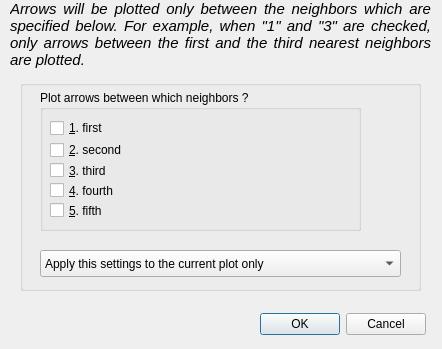
<?xml version="1.0" encoding="UTF-8"?>
<ui version="4.0">
 <class>DArrNeighbors</class>
 <widget class="QDialog" name="DArrNeighbors">
  <property name="geometry">
   <rect>
    <x>0</x>
    <y>0</y>
    <width>442</width>
    <height>349</height>
   </rect>
  </property>
  <property name="windowTitle">
   <string>Plot arrows between which neighbors</string>
  </property>
  <widget class="QLabel" name="TextLabel1">
   <property name="geometry">
    <rect>
     <x>10</x>
     <y>0</y>
     <width>421</width>
     <height>81</height>
    </rect>
   </property>
   <property name="sizePolicy">
    <sizepolicy hsizetype="Preferred" vsizetype="Expanding">
     <horstretch>0</horstretch>
     <verstretch>0</verstretch>
    </sizepolicy>
   </property>
   <property name="text">
    <string>&lt;!DOCTYPE HTML PUBLIC &quot;-//W3C//DTD HTML 4.0//EN&quot; &quot;http://www.w3.org/TR/REC-html40/strict.dtd&quot;&gt;
&lt;html&gt;&lt;head&gt;&lt;meta name=&quot;qrichtext&quot; content=&quot;1&quot; /&gt;&lt;style type=&quot;text/css&quot;&gt;
p, li { white-space: pre-wrap; }
&lt;/style&gt;&lt;/head&gt;&lt;body style=&quot; font-family:'Ubuntu'; font-size:10pt; font-weight:400; font-style:normal;&quot;&gt;
&lt;p align=&quot;justify&quot; style=&quot; margin-top:0px; margin-bottom:0px; margin-left:0px; margin-right:0px; -qt-block-indent:0; text-indent:0px;&quot;&gt;&lt;span style=&quot; font-size:11pt; font-style:italic;&quot;&gt;Arrows will be plotted only between the neighbors which are specified below. For example, when &amp;quot;1&amp;quot; and &amp;quot;3&amp;quot; are checked, only arrows between the first and the third nearest neighbors are plotted.&lt;/span&gt;&lt;/p&gt;&lt;/body&gt;&lt;/html&gt;</string>
   </property>
   <property name="textFormat">
    <enum>Qt::RichText</enum>
   </property>
   <property name="alignment">
    <set>Qt::AlignLeading|Qt::AlignLeft|Qt::AlignTop</set>
   </property>
   <property name="wordWrap">
    <bool>true</bool>
   </property>
   <property name="margin">
    <number>5</number>
   </property>
  </widget>
  <widget class="QDialogButtonBox" name="buttonBox">
   <property name="geometry">
    <rect>
     <x>250</x>
     <y>310</y>
     <width>176</width>
     <height>28</height>
    </rect>
   </property>
   <property name="standardButtons">
    <set>QDialogButtonBox::Cancel|QDialogButtonBox::Ok</set>
   </property>
  </widget>
  <widget class="QGroupBox" name="groupBox_2">
   <property name="geometry">
    <rect>
     <x>20</x>
     <y>80</y>
     <width>401</width>
     <height>211</height>
    </rect>
   </property>
   <property name="title">
    <string/>
   </property>
   <widget class="QGroupBox" name="groupBox">
    <property name="geometry">
     <rect>
      <x>20</x>
      <y>10</y>
      <width>321</width>
      <height>141</height>
     </rect>
    </property>
    <property name="title">
     <string>Plot arrows between which neighbors ?</string>
    </property>
    <widget class="QCheckBox" name="Rcheck2">
     <property name="geometry">
      <rect>
       <x>10</x>
       <y>40</y>
       <width>101</width>
       <height>40</height>
      </rect>
     </property>
     <property name="text">
      <string>&amp;2. second</string>
     </property>
     <property name="shortcut">
      <string>Alt+2</string>
     </property>
    </widget>
    <widget class="QCheckBox" name="Rcheck3">
     <property name="geometry">
      <rect>
       <x>10</x>
       <y>70</y>
       <width>101</width>
       <height>21</height>
      </rect>
     </property>
     <property name="text">
      <string>&amp;3. third</string>
     </property>
     <property name="shortcut">
      <string>Alt+3</string>
     </property>
    </widget>
    <widget class="QCheckBox" name="Rcheck4">
     <property name="geometry">
      <rect>
       <x>10</x>
       <y>90</y>
       <width>101</width>
       <height>21</height>
      </rect>
     </property>
     <property name="text">
      <string>&amp;4. fourth</string>
     </property>
     <property name="shortcut">
      <string>Alt+4</string>
     </property>
    </widget>
    <widget class="QCheckBox" name="Rcheck5">
     <property name="geometry">
      <rect>
       <x>10</x>
       <y>110</y>
       <width>81</width>
       <height>21</height>
      </rect>
     </property>
     <property name="text">
      <string>&amp;5. fifth</string>
     </property>
     <property name="shortcut">
      <string>Alt+5</string>
     </property>
    </widget>
    <widget class="QLabel" name="Rdist2">
     <property name="geometry">
      <rect>
       <x>150</x>
       <y>50</y>
       <width>161</width>
       <height>20</height>
      </rect>
     </property>
     <property name="palette">
      <palette>
       <active>
        <colorrole role="WindowText">
         <brush brushstyle="SolidPattern">
          <color alpha="255">
           <red>255</red>
           <green>0</green>
           <blue>0</blue>
          </color>
         </brush>
        </colorrole>
       </active>
       <inactive>
        <colorrole role="WindowText">
         <brush brushstyle="SolidPattern">
          <color alpha="255">
           <red>255</red>
           <green>0</green>
           <blue>0</blue>
          </color>
         </brush>
        </colorrole>
       </inactive>
       <disabled>
        <colorrole role="WindowText">
         <brush brushstyle="SolidPattern">
          <color alpha="255">
           <red>123</red>
           <green>118</green>
           <blue>114</blue>
          </color>
         </brush>
        </colorrole>
       </disabled>
      </palette>
     </property>
     <property name="frameShape">
      <enum>QFrame::NoFrame</enum>
     </property>
     <property name="text">
      <string/>
     </property>
     <property name="wordWrap">
      <bool>false</bool>
     </property>
    </widget>
    <widget class="QLabel" name="Rdist1">
     <property name="geometry">
      <rect>
       <x>150</x>
       <y>30</y>
       <width>161</width>
       <height>20</height>
      </rect>
     </property>
     <property name="palette">
      <palette>
       <active>
        <colorrole role="WindowText">
         <brush brushstyle="SolidPattern">
          <color alpha="255">
           <red>255</red>
           <green>0</green>
           <blue>0</blue>
          </color>
         </brush>
        </colorrole>
       </active>
       <inactive>
        <colorrole role="WindowText">
         <brush brushstyle="SolidPattern">
          <color alpha="255">
           <red>255</red>
           <green>0</green>
           <blue>0</blue>
          </color>
         </brush>
        </colorrole>
       </inactive>
       <disabled>
        <colorrole role="WindowText">
         <brush brushstyle="SolidPattern">
          <color alpha="255">
           <red>123</red>
           <green>118</green>
           <blue>114</blue>
          </color>
         </brush>
        </colorrole>
       </disabled>
      </palette>
     </property>
     <property name="frameShape">
      <enum>QFrame::NoFrame</enum>
     </property>
     <property name="frameShadow">
      <enum>QFrame::Plain</enum>
     </property>
     <property name="text">
      <string/>
     </property>
     <property name="wordWrap">
      <bool>false</bool>
     </property>
    </widget>
    <widget class="QLabel" name="Rdist3">
     <property name="geometry">
      <rect>
       <x>150</x>
       <y>70</y>
       <width>161</width>
       <height>20</height>
      </rect>
     </property>
     <property name="palette">
      <palette>
       <active>
        <colorrole role="WindowText">
         <brush brushstyle="SolidPattern">
          <color alpha="255">
           <red>255</red>
           <green>0</green>
           <blue>0</blue>
          </color>
         </brush>
        </colorrole>
       </active>
       <inactive>
        <colorrole role="WindowText">
         <brush brushstyle="SolidPattern">
          <color alpha="255">
           <red>255</red>
           <green>0</green>
           <blue>0</blue>
          </color>
         </brush>
        </colorrole>
       </inactive>
       <disabled>
        <colorrole role="WindowText">
         <brush brushstyle="SolidPattern">
          <color alpha="255">
           <red>123</red>
           <green>118</green>
           <blue>114</blue>
          </color>
         </brush>
        </colorrole>
       </disabled>
      </palette>
     </property>
     <property name="frameShape">
      <enum>QFrame::NoFrame</enum>
     </property>
     <property name="text">
      <string/>
     </property>
     <property name="wordWrap">
      <bool>false</bool>
     </property>
    </widget>
    <widget class="QCheckBox" name="Rcheck1">
     <property name="geometry">
      <rect>
       <x>10</x>
       <y>30</y>
       <width>90</width>
       <height>16</height>
      </rect>
     </property>
     <property name="text">
      <string>&amp;1. first</string>
     </property>
     <property name="shortcut">
      <string>Alt+2</string>
     </property>
    </widget>
    <widget class="QLabel" name="Rdist4">
     <property name="geometry">
      <rect>
       <x>150</x>
       <y>90</y>
       <width>161</width>
       <height>20</height>
      </rect>
     </property>
     <property name="palette">
      <palette>
       <active>
        <colorrole role="WindowText">
         <brush brushstyle="SolidPattern">
          <color alpha="255">
           <red>255</red>
           <green>0</green>
           <blue>0</blue>
          </color>
         </brush>
        </colorrole>
       </active>
       <inactive>
        <colorrole role="WindowText">
         <brush brushstyle="SolidPattern">
          <color alpha="255">
           <red>255</red>
           <green>0</green>
           <blue>0</blue>
          </color>
         </brush>
        </colorrole>
       </inactive>
       <disabled>
        <colorrole role="WindowText">
         <brush brushstyle="SolidPattern">
          <color alpha="255">
           <red>123</red>
           <green>118</green>
           <blue>114</blue>
          </color>
         </brush>
        </colorrole>
       </disabled>
      </palette>
     </property>
     <property name="frameShape">
      <enum>QFrame::NoFrame</enum>
     </property>
     <property name="text">
      <string/>
     </property>
     <property name="wordWrap">
      <bool>false</bool>
     </property>
    </widget>
    <widget class="QLabel" name="Rdist5">
     <property name="geometry">
      <rect>
       <x>150</x>
       <y>110</y>
       <width>161</width>
       <height>20</height>
      </rect>
     </property>
     <property name="palette">
      <palette>
       <active>
        <colorrole role="WindowText">
         <brush brushstyle="SolidPattern">
          <color alpha="255">
           <red>255</red>
           <green>0</green>
           <blue>0</blue>
          </color>
         </brush>
        </colorrole>
       </active>
       <inactive>
        <colorrole role="WindowText">
         <brush brushstyle="SolidPattern">
          <color alpha="255">
           <red>255</red>
           <green>0</green>
           <blue>0</blue>
          </color>
         </brush>
        </colorrole>
       </inactive>
       <disabled>
        <colorrole role="WindowText">
         <brush brushstyle="SolidPattern">
          <color alpha="255">
           <red>123</red>
           <green>118</green>
           <blue>114</blue>
          </color>
         </brush>
        </colorrole>
       </disabled>
      </palette>
     </property>
     <property name="frameShape">
      <enum>QFrame::NoFrame</enum>
     </property>
     <property name="text">
      <string/>
     </property>
     <property name="wordWrap">
      <bool>false</bool>
     </property>
    </widget>
   </widget>
   <widget class="QComboBox" name="applyHow">
    <property name="geometry">
     <rect>
      <x>20</x>
      <y>170</y>
      <width>361</width>
      <height>27</height>
     </rect>
    </property>
    <item>
     <property name="text">
      <string>Apply this settings to the current plot only</string>
     </property>
    </item>
    <item>
     <property name="text">
      <string>Apply this settings to all selected plots</string>
     </property>
    </item>
   </widget>
  </widget>
 </widget>
 <layoutdefault spacing="6" margin="11"/>
 <tabstops>
  <tabstop>Rcheck1</tabstop>
  <tabstop>Rcheck2</tabstop>
  <tabstop>Rcheck3</tabstop>
  <tabstop>Rcheck4</tabstop>
  <tabstop>Rcheck5</tabstop>
  <tabstop>applyHow</tabstop>
  <tabstop>buttonBox</tabstop>
 </tabstops>
 <resources/>
 <connections>
  <connection>
   <sender>buttonBox</sender>
   <signal>accepted()</signal>
   <receiver>DArrNeighbors</receiver>
   <slot>accept()</slot>
   <hints>
    <hint type="sourcelabel">
     <x>337</x>
     <y>333</y>
    </hint>
    <hint type="destinationlabel">
     <x>220</x>
     <y>185</y>
    </hint>
   </hints>
  </connection>
  <connection>
   <sender>buttonBox</sender>
   <signal>rejected()</signal>
   <receiver>DArrNeighbors</receiver>
   <slot>reject()</slot>
   <hints>
    <hint type="sourcelabel">
     <x>337</x>
     <y>333</y>
    </hint>
    <hint type="destinationlabel">
     <x>220</x>
     <y>185</y>
    </hint>
   </hints>
  </connection>
 </connections>
 <designerdata>
  <property name="gridDeltaX">
   <number>10</number>
  </property>
  <property name="gridDeltaY">
   <number>10</number>
  </property>
  <property name="gridSnapX">
   <bool>true</bool>
  </property>
  <property name="gridSnapY">
   <bool>true</bool>
  </property>
  <property name="gridVisible">
   <bool>true</bool>
  </property>
 </designerdata>
</ui>
